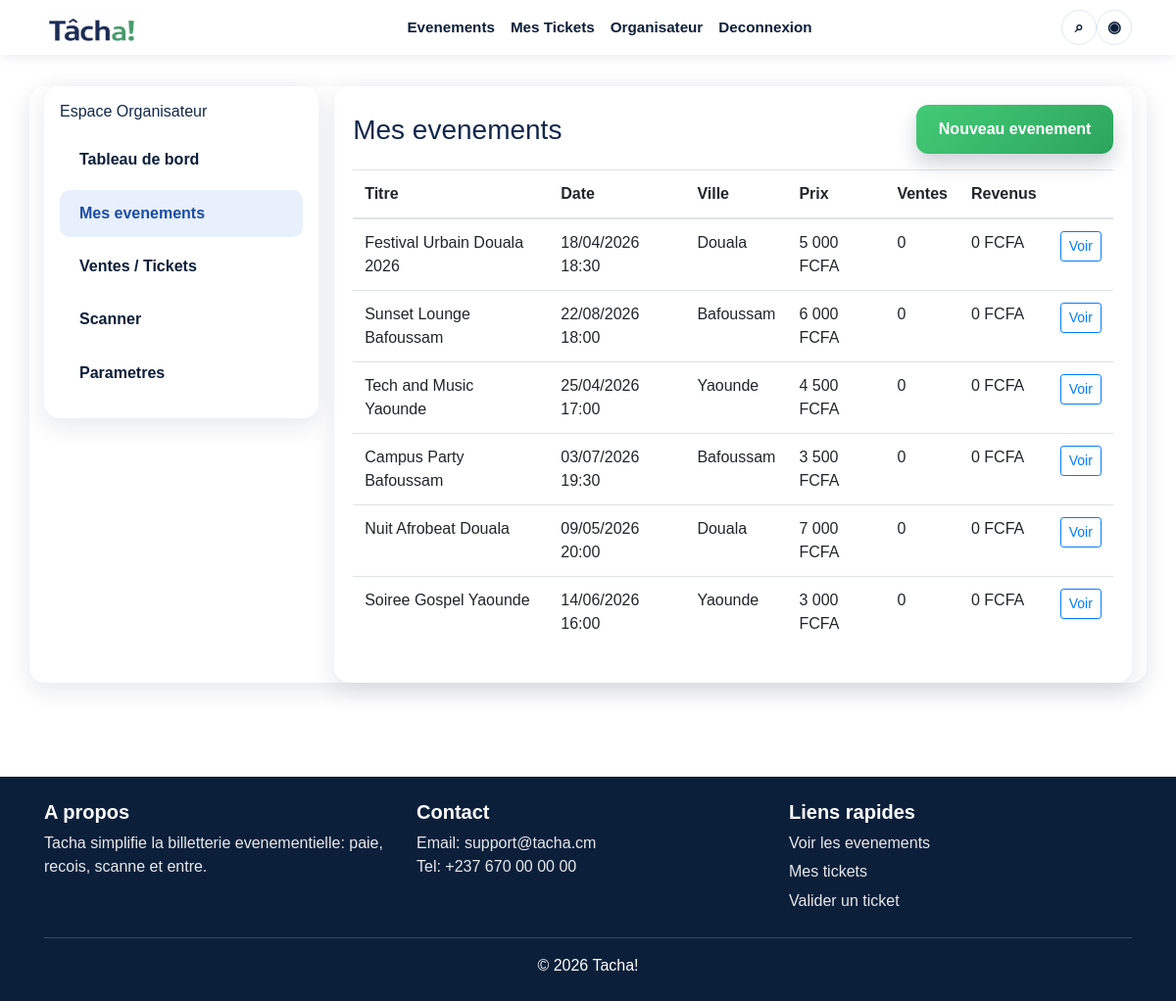
The app's page /org/events.php (signed in) with its own data.
### tables this page shows
CREATE TABLE events (
    id INT AUTO_INCREMENT PRIMARY KEY,
    title VARCHAR(160) NOT NULL,
    city VARCHAR(100) NOT NULL,
    venue VARCHAR(150) NOT NULL,
    event_date DATE NOT NULL,
    event_time TIME NOT NULL,
    price INT NOT NULL,
    capacity INT NOT NULL,
    image_path VARCHAR(255) NOT NULL DEFAULT 'img/Baniere_accuil.png',
    organizer_id INT NOT NULL,
    description TEXT,
    ticket_template_path VARCHAR(255) NOT NULL DEFAULT 'img/Baniere_accuil.png',
    qr_x INT NOT NULL DEFAULT 0,
    qr_y INT NOT NULL DEFAULT 0,
    qr_size INT NOT NULL DEFAULT 220,
    is_active TINYINT(1) NOT NULL DEFAULT 1,
    created_at TIMESTAMP DEFAULT CURRENT_TIMESTAMP,
    CONSTRAINT fk_events_organizer FOREIGN KEY (organizer_id) REFERENCES users(id) ON DELETE CASCADE
);

### config/db.php (called while the page is built, shortened)
<?php
function db(): PDO
{
    static $pdo = null;
    if ($pdo instanceof PDO) {
        return $pdo;
    }
    $dsn = 'mysql:host=' . DB_HOST . ';port=' . DB_PORT . ';dbname=' . DB_NAME . ';charset=utf8mb4';
    $options = [
        PDO::ATTR_ERRMODE => PDO::ERRMODE_EXCEPTION,
        PDO::ATTR_DEFAULT_FETCH_MODE => PDO::FETCH_ASSOC,
        PDO::ATTR_EMULATE_PREPARES => false,
    ];
    $pdo = new PDO($dsn, DB_USER, DB_PASS, $options);
    return $pdo;
}
?>

### config/auth.php (called while the page is built, shortened)
<?php
require_once __DIR__ . '/db.php';
function e(string $value): string
{
    return htmlspecialchars($value, ENT_QUOTES, 'UTF-8');
}
function format_fcfa(int $amount): string
{
    return number_format($amount, 0, ',', ' ') . ' FCFA';
}
?>

### org/events.php (the view, shortened to what this page needs)
<?php
require_once __DIR__ . '/../config/auth.php';
$user = current_user();
$stmt = db()->prepare(
    'SELECT e.id, e.title, e.city, e.venue, e.event_date, e.event_time, e.price, e.capacity,
            COUNT(t.id) AS sold,
            SUM(CASE WHEN tr.status = "success" THEN tr.amount ELSE 0 END) AS revenue
     FROM events e
     LEFT JOIN tickets t ON t.event_id = e.id
     LEFT JOIN transactions tr ON tr.ticket_id = t.id
     WHERE e.organizer_id = ?
     GROUP BY e.id
     ORDER BY e.created_at DESC'
);
$stmt->execute([$user['id']]);
$events = $stmt->fetchAll();
?>
<!doctype html>
<html lang="fr">
<head>
    <link href="/TACHA/vendor/bootstrap.min.css" rel="stylesheet">
    <link href="/TACHA/vendor/bootstrap-icons.css" rel="stylesheet">
    <link rel="stylesheet" href="../css/style.css">
</head>
<body>
<?php include __DIR__ . '/../components/navbar.php'; ?>
<main class="content-section pb-5">
    <div class="container org-shell">
        <?php include __DIR__ . '/../components/org_sidebar.php'; ?>
        <section class="org-main">
            <div class="d-flex justify-content-between align-items-center mb-3">
                <h1 class="h3 mb-0">Mes evenements</h1>
                <a class="btn btn-tacha-green" href="event-create.php">Nouveau evenement</a>
            </div>
            <div class="table-responsive" id="sales">
                <table class="table align-middle">
                    <thead>
                        <tr>
                            <th>Titre</th>
                            <th>Date</th>
                            <th>Ville</th>
                            <th>Prix</th>
                            <th>Ventes</th>
                            <th>Revenus</th>
                            <th></th>
                        </tr>
                    </thead>
                    <tbody>
                        <?php foreach ($events as $event): ?>
                            <tr>
                                <td><?= e($event['title']) ?></td>
                                <td><?= e(date('d/m/Y', strtotime($event['event_date']))) ?> <?= e(substr($event['event_time'], 0, 5)) ?></td>
                                <td><?= e($event['city']) ?></td>
                                <td><?= e(format_fcfa((int) $event['price'])) ?></td>
                                <td><?= (int) $event['sold'] ?></td>
                                <td><?= e(format_fcfa((int) $event['revenue'])) ?></td>
                                <td><a class="btn btn-sm btn-outline-primary" href="../event.php?id=<?= (int) $event['id'] ?>">Voir</a></td>
                            </tr>
                        <?php endforeach; ?>
                    </tbody>
                </table>
            </div>
        </section>
    </div>
</main>
<?php include __DIR__ . '/../components/footer.php'; ?>
</body>
</html>

### css/style.css (style rules this page uses)
:root { --navy: #0b1f3a; --blue: #1f57b8; --green: #35b56a; --light: #f4f7fc; --text: #11284c; }
body { font-family: 'Poppins', sans-serif; color: var(--text); background: #fff; }
a { text-decoration: none; }
main { min-height: calc(100vh - 180px); }
.btn-tacha-primary, .btn-tacha-green { border: none; border-radius: 12px; padding: 0.82rem 1.4rem; font-weight: 700; color: #fff; box-shadow: 0 10px 20px rgba(11, 31, 58, 0.2); }
.btn-tacha-green { background: linear-gradient(140deg, #43cb76, #2ca45d); }
.content-section { padding-top: 2rem; }
.form-card, .kpi-card, .scan-result, .org-shell, .org-sidebar, .org-main { border: 0; border-radius: 16px; box-shadow: 0 8px 24px rgba(11, 31, 58, 0.1); }
.org-shell { display: flex; align-items: flex-start; gap: 1rem; }
.org-main { padding: 1.2rem; background: #fff; }
.org-main { flex: 1 1 auto; min-width: 0; }

### records on screen
events: title "Festival Urbain Douala 2026", event_date "18/04/2026", event_time "18:30", city "Douala", price "5 000 FCFA", sold "0", revenue "0 FCFA"
events: title "Sunset Lounge Bafoussam", event_date "22/08/2026", event_time "18:00", city "Bafoussam", price "6 000 FCFA", sold "0", revenue "0 FCFA"
events: title "Tech and Music Yaounde", event_date "25/04/2026", event_time "17:00", city "Yaounde", price "4 500 FCFA", sold "0", revenue "0 FCFA"
events: title "Campus Party Bafoussam", event_date "03/07/2026", event_time "19:30", city "Bafoussam", price "3 500 FCFA", sold "0", revenue "0 FCFA"
events: title "Nuit Afrobeat Douala", event_date "09/05/2026", event_time "20:00", city "Douala", price "7 000 FCFA", sold "0", revenue "0 FCFA"
events: title "Soiree Gospel Yaounde", event_date "14/06/2026", event_time "16:00", city "Yaounde", price "3 000 FCFA", sold "0", revenue "0 FCFA"
